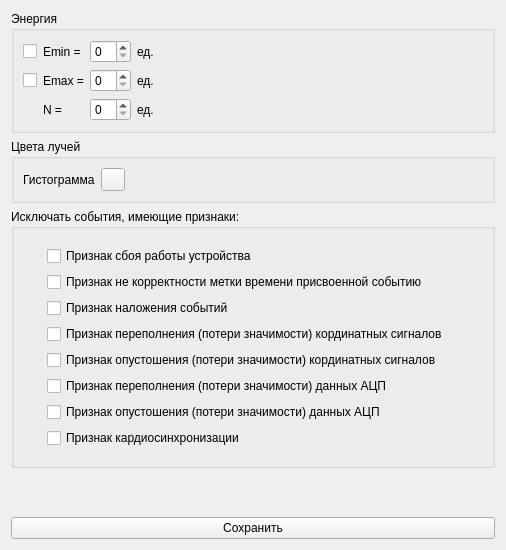
<?xml version="1.0" encoding="UTF-8"?>
<ui version="4.0">
 <class>Histogram_energy_options</class>
 <widget class="QWidget" name="Histogram_energy_options">
  <property name="geometry">
   <rect>
    <x>0</x>
    <y>0</y>
    <width>506</width>
    <height>550</height>
   </rect>
  </property>
  <property name="windowTitle">
   <string>Form</string>
  </property>
  <layout class="QVBoxLayout" name="verticalLayout">
   <item>
    <widget class="QGroupBox" name="groupBox_2">
     <property name="title">
      <string>Энергия</string>
     </property>
     <layout class="QHBoxLayout" name="horizontalLayout_2">
      <item>
       <layout class="QGridLayout" name="gridLayout_3">
        <item row="2" column="2">
         <widget class="QSpinBox" name="sb_e_max"/>
        </item>
        <item row="2" column="1">
         <widget class="QLabel" name="label_7">
          <property name="text">
           <string>Emax =</string>
          </property>
         </widget>
        </item>
        <item row="3" column="1">
         <widget class="QLabel" name="label_10">
          <property name="text">
           <string>N =</string>
          </property>
         </widget>
        </item>
        <item row="1" column="2">
         <widget class="QSpinBox" name="sb_e_min"/>
        </item>
        <item row="3" column="3">
         <widget class="QLabel" name="label_11">
          <property name="text">
           <string>ед.</string>
          </property>
         </widget>
        </item>
        <item row="1" column="1">
         <widget class="QLabel" name="label_5">
          <property name="text">
           <string>Emin =</string>
          </property>
         </widget>
        </item>
        <item row="3" column="2">
         <widget class="QSpinBox" name="sb_N"/>
        </item>
        <item row="2" column="3">
         <widget class="QLabel" name="label_9">
          <property name="text">
           <string>ед.</string>
          </property>
         </widget>
        </item>
        <item row="2" column="0">
         <widget class="QCheckBox" name="cb_enable_filter_max_energy"/>
        </item>
        <item row="1" column="0">
         <widget class="QCheckBox" name="cb_enable_filter_min_energy"/>
        </item>
        <item row="1" column="3">
         <widget class="QLabel" name="label_8">
          <property name="text">
           <string>ед.</string>
          </property>
         </widget>
        </item>
       </layout>
      </item>
      <item>
       <spacer name="horizontalSpacer">
        <property name="orientation">
         <enum>Qt::Horizontal</enum>
        </property>
        <property name="sizeHint" stdset="0">
         <size>
          <width>40</width>
          <height>20</height>
         </size>
        </property>
       </spacer>
      </item>
     </layout>
    </widget>
   </item>
   <item>
    <widget class="QGroupBox" name="groupBox">
     <property name="title">
      <string>Цвета лучей</string>
     </property>
     <layout class="QHBoxLayout" name="horizontalLayout">
      <item>
       <layout class="QGridLayout" name="gridLayout_2">
        <item row="0" column="1">
         <widget class="QToolButton" name="btn_histogramm"/>
        </item>
        <item row="0" column="0">
         <widget class="QLabel" name="label_2">
          <property name="sizePolicy">
           <sizepolicy hsizetype="Fixed" vsizetype="Preferred">
            <horstretch>0</horstretch>
            <verstretch>0</verstretch>
           </sizepolicy>
          </property>
          <property name="text">
           <string>Гистограмма</string>
          </property>
         </widget>
        </item>
       </layout>
      </item>
      <item>
       <spacer name="horizontalSpacer_2">
        <property name="orientation">
         <enum>Qt::Horizontal</enum>
        </property>
        <property name="sizeHint" stdset="0">
         <size>
          <width>40</width>
          <height>20</height>
         </size>
        </property>
       </spacer>
      </item>
     </layout>
    </widget>
   </item>
   <item>
    <widget class="QGroupBox" name="groupBox_3">
     <property name="title">
      <string>Исключать события, имеющие признаки:</string>
     </property>
     <layout class="QVBoxLayout" name="verticalLayout_2">
      <item>
       <layout class="QGridLayout" name="gridLayout">
        <property name="leftMargin">
         <number>8</number>
        </property>
        <property name="topMargin">
         <number>8</number>
        </property>
        <property name="rightMargin">
         <number>8</number>
        </property>
        <property name="bottomMargin">
         <number>8</number>
        </property>
        <item row="5" column="1">
         <widget class="QCheckBox" name="cb_PET_EVENT_FLAG_ADC_OVERFLOW">
          <property name="text">
           <string>Признак переполнения (потери значимости) данных АЦП</string>
          </property>
         </widget>
        </item>
        <item row="6" column="1">
         <widget class="QCheckBox" name="cb_PET_EVENT_FLAG_ADC_UNDERFLOW">
          <property name="text">
           <string>Признак опустошения (потери значимости) данных АЦП</string>
          </property>
         </widget>
        </item>
        <item row="4" column="1">
         <widget class="QCheckBox" name="cb_PET_EVENT_FLAG_QDC_UNDERFLOW">
          <property name="text">
           <string>Признак опустошения (потери значимости) кординатных сигналов</string>
          </property>
         </widget>
        </item>
        <item row="2" column="1">
         <widget class="QCheckBox" name="cb_PET_EVENT_FLAG_GATE_OVERLAY">
          <property name="text">
           <string>Признак наложения событий</string>
          </property>
         </widget>
        </item>
        <item row="0" column="0">
         <widget class="QWidget" name="widget" native="true">
          <property name="sizePolicy">
           <sizepolicy hsizetype="Fixed" vsizetype="Preferred">
            <horstretch>0</horstretch>
            <verstretch>0</verstretch>
           </sizepolicy>
          </property>
          <property name="minimumSize">
           <size>
            <width>10</width>
            <height>0</height>
           </size>
          </property>
         </widget>
        </item>
        <item row="7" column="1">
         <widget class="QCheckBox" name="cb_PET_EVENT_FLAG_SYNC">
          <property name="text">
           <string>Признак кардиосинхронизации</string>
          </property>
         </widget>
        </item>
        <item row="3" column="1">
         <widget class="QCheckBox" name="cb_PET_EVENT_FLAG_QDC_OVERFLOW">
          <property name="text">
           <string>Признак переполнения (потери значимости) кординатных сигналов</string>
          </property>
         </widget>
        </item>
        <item row="0" column="1">
         <widget class="QCheckBox" name="cb_PET_EVENT_FLAG_FAULT">
          <property name="text">
           <string>Признак сбоя работы устройства</string>
          </property>
         </widget>
        </item>
        <item row="1" column="1">
         <widget class="QCheckBox" name="cb_PET_EVENT_FLAG_TS_INVALID">
          <property name="text">
           <string>Признак не корректности метки времени присвоенной событию</string>
          </property>
         </widget>
        </item>
       </layout>
      </item>
     </layout>
    </widget>
   </item>
   <item>
    <spacer name="verticalSpacer">
     <property name="orientation">
      <enum>Qt::Vertical</enum>
     </property>
     <property name="sizeHint" stdset="0">
      <size>
       <width>20</width>
       <height>40</height>
      </size>
     </property>
    </spacer>
   </item>
   <item>
    <widget class="QPushButton" name="btn_accept">
     <property name="text">
      <string>Сохранить</string>
     </property>
    </widget>
   </item>
  </layout>
 </widget>
 <tabstops>
  <tabstop>cb_enable_filter_min_energy</tabstop>
  <tabstop>sb_e_min</tabstop>
  <tabstop>cb_enable_filter_max_energy</tabstop>
  <tabstop>sb_e_max</tabstop>
  <tabstop>sb_N</tabstop>
  <tabstop>btn_histogramm</tabstop>
  <tabstop>cb_PET_EVENT_FLAG_FAULT</tabstop>
  <tabstop>cb_PET_EVENT_FLAG_TS_INVALID</tabstop>
  <tabstop>cb_PET_EVENT_FLAG_GATE_OVERLAY</tabstop>
  <tabstop>cb_PET_EVENT_FLAG_QDC_OVERFLOW</tabstop>
  <tabstop>cb_PET_EVENT_FLAG_QDC_UNDERFLOW</tabstop>
  <tabstop>cb_PET_EVENT_FLAG_ADC_OVERFLOW</tabstop>
  <tabstop>cb_PET_EVENT_FLAG_ADC_UNDERFLOW</tabstop>
  <tabstop>cb_PET_EVENT_FLAG_SYNC</tabstop>
  <tabstop>btn_accept</tabstop>
 </tabstops>
 <resources/>
 <connections/>
</ui>
